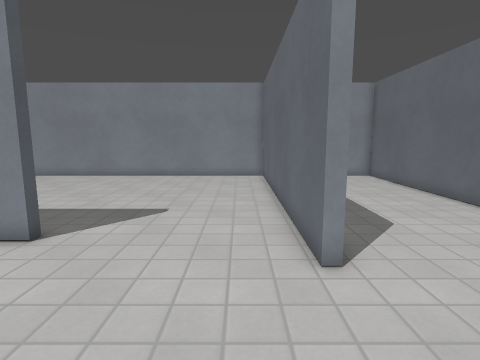
view 1 (above)

16 first-person views from a walk through a Godot game level. The camera is 1.2 m above the floor, tilts 8° down and sees 80° across. The floor is counted in squares, 0.5 m on a side. Each view is taken from the middle of a square. On the plan, view 1 faces up. The plan holds only what a view shows up to about 18 squares ahead; the rest is blank. Characters and animated objects are left out. Surface patterns are stand-ins for the level's own textures.

view 2
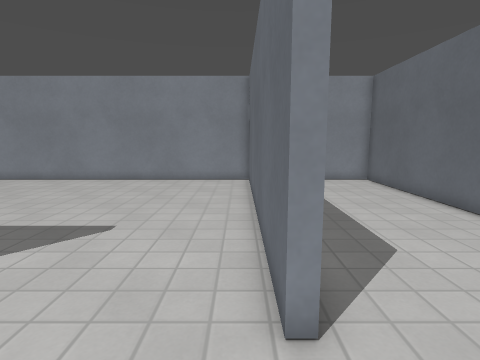

view 3
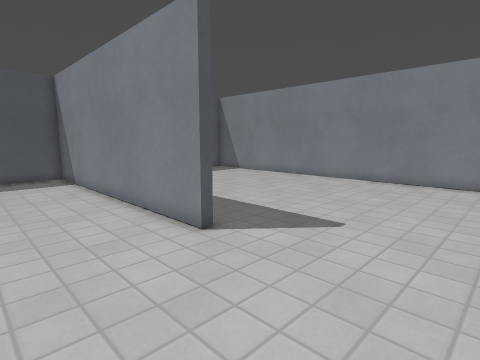

view 4
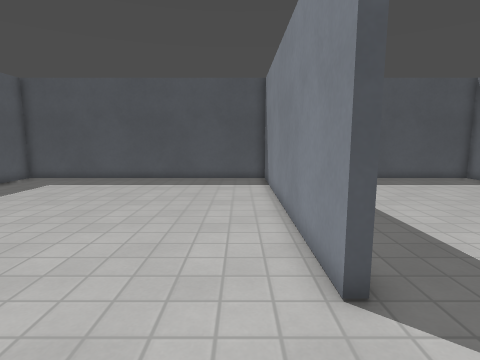

view 5
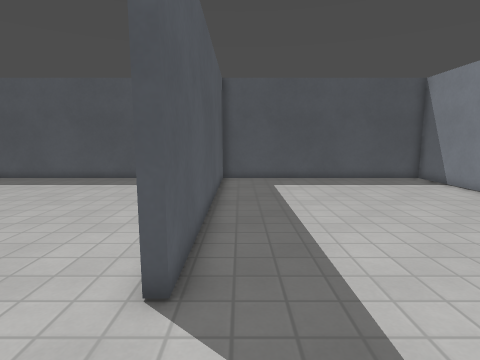

view 6
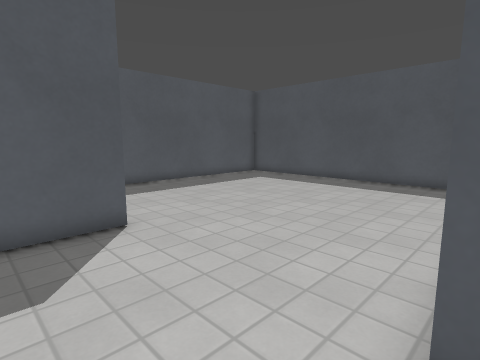

view 7
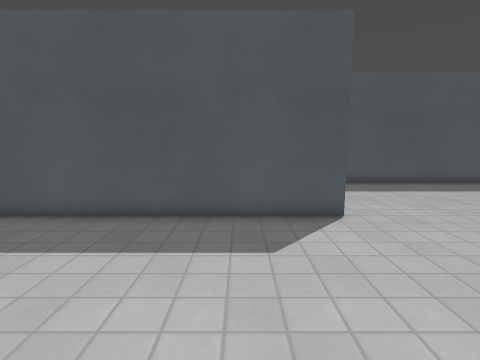

view 8
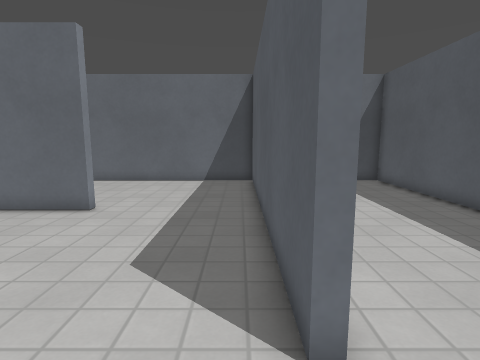

view 9
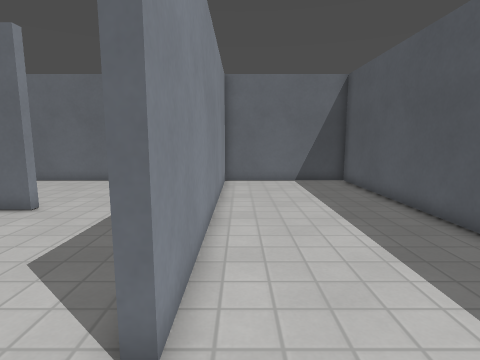

view 10
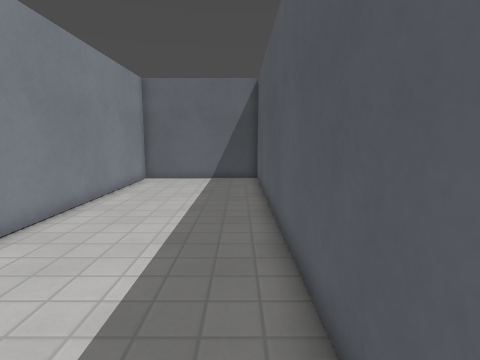

view 11
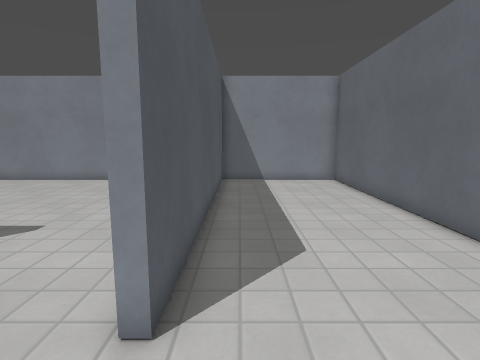

view 12
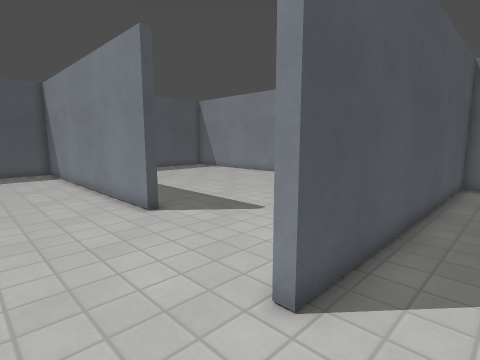

view 13
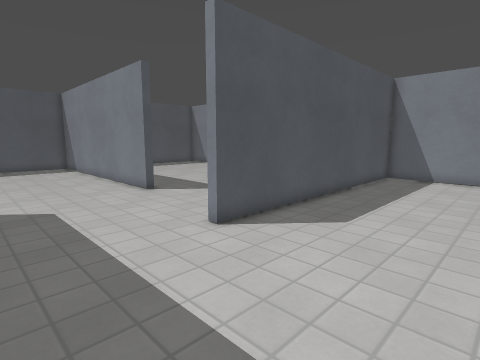

view 14
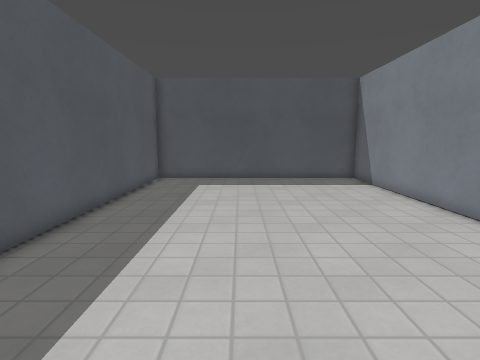

view 15
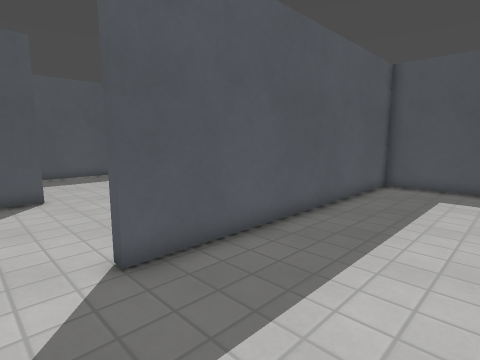

view 16
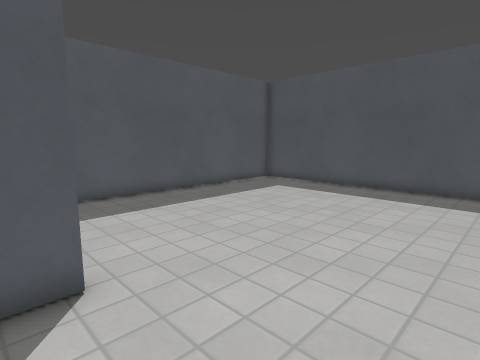

### Floor plan
Points are (right, up) in squares from view 1. A wall is a line through its corners. A room is listed if a view was taken in it or the views show most of it. See-through windows are left out.
Room 1 (views 1, 2, 3, 4, 5, 6, 7, 8, 9, 10, 11, 12, 13, 14, 15, 16)
walls: (8.7, -0.7) (8.7, 19.1) (1.9, 19.1) (1.9, 5.1) (1.5, 5.1) (1.5, 19.1) (-18.6, 19.1) (-18.6, 6.9) (-5, 6.9) (-5, 6.5) (-18.6, 6.5) (-18.6, -8.1) (8.7, -8.1) (8.7, -1.1) (-5.3, -1.1) (-5.3, -0.7) (8.2, -0.7)

Where each view was taken, in squares from view 1:
view 1: 0 up, 0 right, facing up
view 2: 2 up, 1 right, facing up
view 3: 2 up, 1 right, facing up-left
view 4: 5 up, 1 left, facing left
view 5: 8 up, 1 left, facing left
view 6: 7 up, 2 left, facing down-left
view 7: 8 up, 2 left, facing down
view 8: 0 up, 8 left, facing right
view 9: 2 down, 8 left, facing right
view 10: 7 down, 9 left, facing right
view 11: 2 up, 3 right, facing up
view 12: 2 up, 4 right, facing up-left
view 13: 0 up, 8 right, facing up-left
view 14: 12 up, 1 left, facing left
view 15: 12 up, 3 left, facing down-left
view 16: 4 up, 4 left, facing down-left
